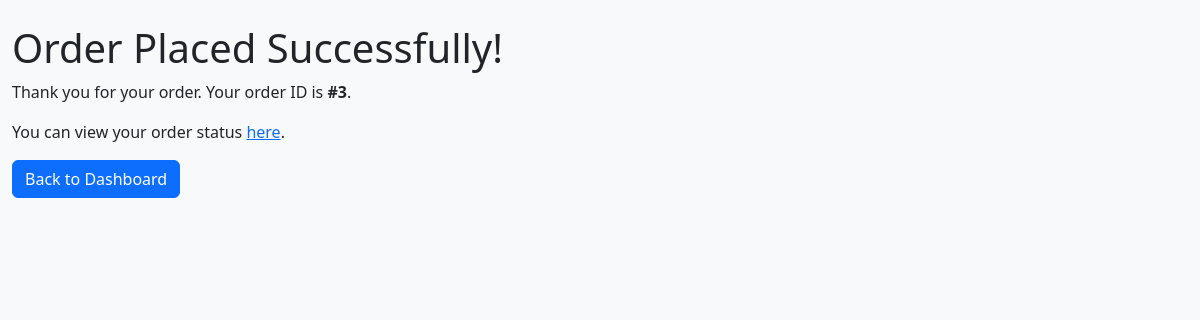
/orders/success/ (signed in), run on an earlier commit of the app's database.
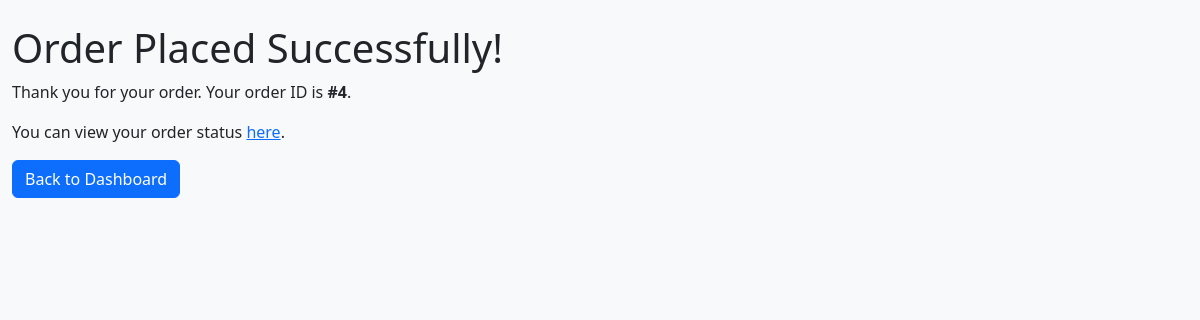
And on a later commit of the database.
### orders/models.py (models this page shows, shortened)
class Order(models.Model):
    customer = models.ForeignKey(Customer, on_delete=models.CASCADE, related_name='orders')
    outlet = models.ForeignKey(Shop, on_delete=models.CASCADE, related_name='orders')  # Link to the outlet (shop)
    created_at = models.DateTimeField(auto_now_add=True)
    status = models.CharField(max_length=50, choices=[
        ('pending', 'Pending'),
        ('processing', 'Processing'),
        ('shipped', 'Shipped'),
        ('delivered', 'Delivered'),
        ('cancelled', 'Cancelled'),
    ], default='pending')
    total_calories = models.PositiveIntegerField(default=0)  # Total calories in the order

### orders/views.py (the view)
# urls.py: path('success/', views.order_success, name='order_success'),
@login_required
def order_success(request):
    order = Order.objects.filter(customer=request.user.customer).last()
    if not order:
        return redirect('customer_dashboard')  # No order found
    return render(request, 'orders/order_success.html', {'order': order})

### orders/templates/orders/order_success.html
{% extends 'base.html' %}
{% block content %}
<h1>Order Placed Successfully!</h1>
<p>Thank you for your order. Your order ID is <strong>#{{ order.id }}</strong>.</p>
<p>You can view your order status <a href="{% url 'order_status' order.id %}">here</a>.</p>
<a href="{% url 'customer_dashboard' %}" class="btn btn-primary">Back to Dashboard</a>
{% endblock %}

What changed in the data, as far as the page shows it:
no longer on this page (row unchanged): Order: id "3"
added Order: id "4"
